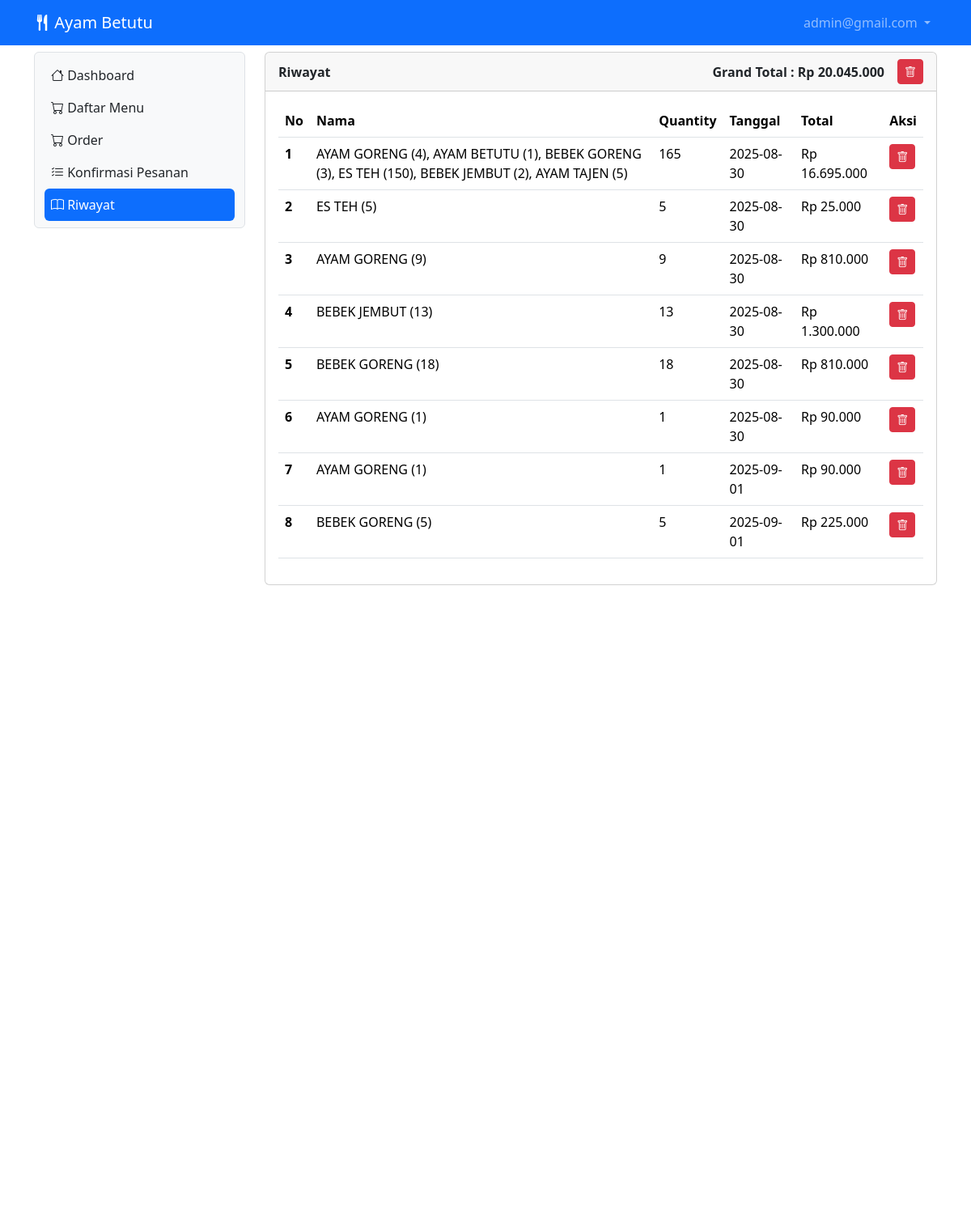
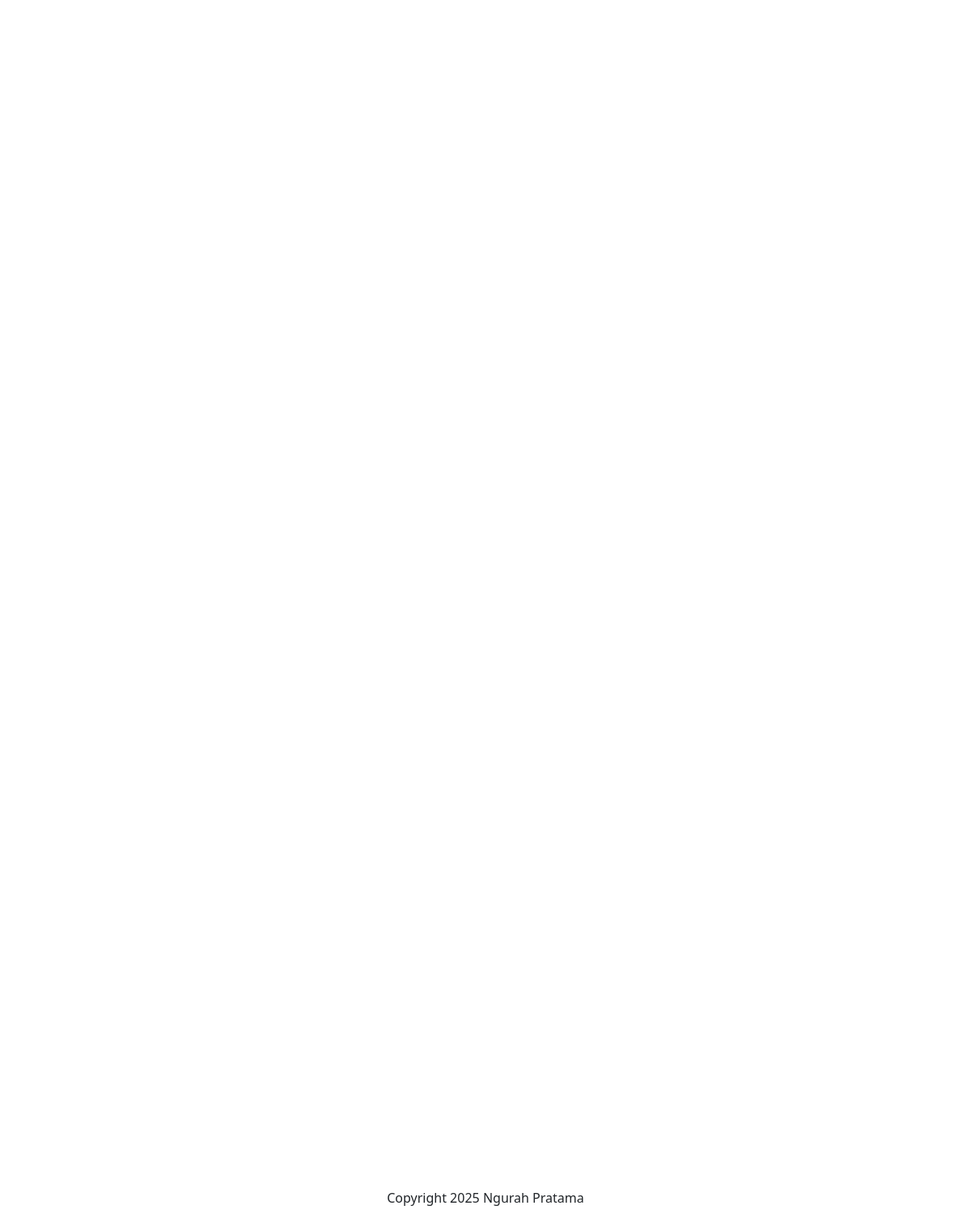
The app's page /riwayat (signed in) with its own data (2 pictures, top to bottom).
### tables this page shows
CREATE TABLE `tb_riwayat` (
  `id` int NOT NULL,
  `nama_makanan` varchar(255) NOT NULL,
  `quantity` int NOT NULL,
  `tanggal` date NOT NULL,
  `total` int NOT NULL
);

### riwayat.php (the view, shortened to what this page needs)
<?php
include "proses/connect.php";
$rows = [];
$res = mysqli_query($conn, "SELECT id, nama_makanan, quantity, tanggal, total FROM tb_riwayat ORDER BY id ASC");
while ($r = mysqli_fetch_assoc($res)) $rows[] = $r;
$grandTotal = 0;
foreach ($rows as $r) $grandTotal += (int)$r['total'];
?>
<div class="col-lg-9 mt-2">
    <div class="card">
        <div class="card-header fw-bold d-flex justify-content-between align-items-center">
            <span>Riwayat</span>
            <div class="d-flex align-items-center gap-2">
                <?php if ($grandTotal > 0): ?>
                    <div id="grandTotalBox" class="fw-bold text-end me-2">
                        Grand Total : Rp <span id="grandTotalVal"><?php echo number_format($grandTotal, 0, ',', '.'); ?></span>
                    </div>
                    <button class="btn btn-sm btn-danger" data-bs-toggle="modal" data-bs-target="#modalHapusSemua">
                        <i class="bi bi-trash"></i>
                    </button>
                <?php endif; ?>
            </div>
        </div>
        <div class="card-body">
            <table class="table table-hover">
                <thead>
                    <tr>
                        <th scope="col">No</th>
                        <th scope="col">Nama</th>
                        <th scope="col">Quantity</th>
                        <th scope="col">Tanggal</th>
                        <th scope="col">Total</th>
                        <th scope="col">Aksi</th>
                    </tr>
                </thead>
                <tbody id="tabelRiwayat">
                    <?php if (!empty($rows)): ?>
                        <?php $no = 1;
                        foreach ($rows as $r): ?>
                            <tr data-id="<?php echo $r['id']; ?>">
                                <th scope="row"><?php echo $no++; ?></th>
                                <td><?php echo htmlspecialchars($r['nama_makanan']); ?></td>
                                <td><?php echo (int)$r['quantity']; ?></td>
                                <td><?php echo htmlspecialchars($r['tanggal']); ?></td>
                                <td class="col-total">Rp <?php echo number_format((int)$r['total'], 0, ',', '.'); ?></td>
                                <td>
                                    <button class="btn btn-sm btn-danger btnHapusRiwayat" data-id="<?php echo $r['id']; ?>">
                                        <i class="bi bi-trash"></i>
                                    </button>
                                </td>
                            </tr>
                        <?php endforeach; ?>
                    <?php else: ?>
                        <tr>
                            <td colspan="6" class="text-center">Belum ada riwayat</td>
                        </tr>
                    <?php endif; ?>
                </tbody>
            </table>
        </div>
    </div>
</div>

### records on screen
tb_riwayat: nama_makanan "AYAM GORENG (4), AYAM BETUTU (1), BEBEK GORENG (3), ES TEH (150), BEBEK JEMBUT (2), AYAM TAJEN (5)", quantity "165", tanggal "2025-08-30", total "16.695.000"
tb_riwayat: nama_makanan "ES TEH (5)", quantity "5", tanggal "2025-08-30", total "25.000"
tb_riwayat: nama_makanan "AYAM GORENG (9)", quantity "9", tanggal "2025-08-30", total "810.000"
tb_riwayat: nama_makanan "BEBEK JEMBUT (13)", quantity "13", tanggal "2025-08-30", total "1.300.000"
tb_riwayat: nama_makanan "BEBEK GORENG (18)", quantity "18", tanggal "2025-08-30", total "810.000"
tb_riwayat: nama_makanan "AYAM GORENG (1)", quantity "1", tanggal "2025-08-30", total "90.000"
tb_riwayat: nama_makanan "AYAM GORENG (1)", quantity "1", tanggal "2025-09-01", total "90.000"
tb_riwayat: nama_makanan "BEBEK GORENG (5)", quantity "5", tanggal "2025-09-01", total "225.000"

### other values on screen
$_SESSION['username_betutu'] "admin@gmail.com"
$grandTotal "20.045.000"
